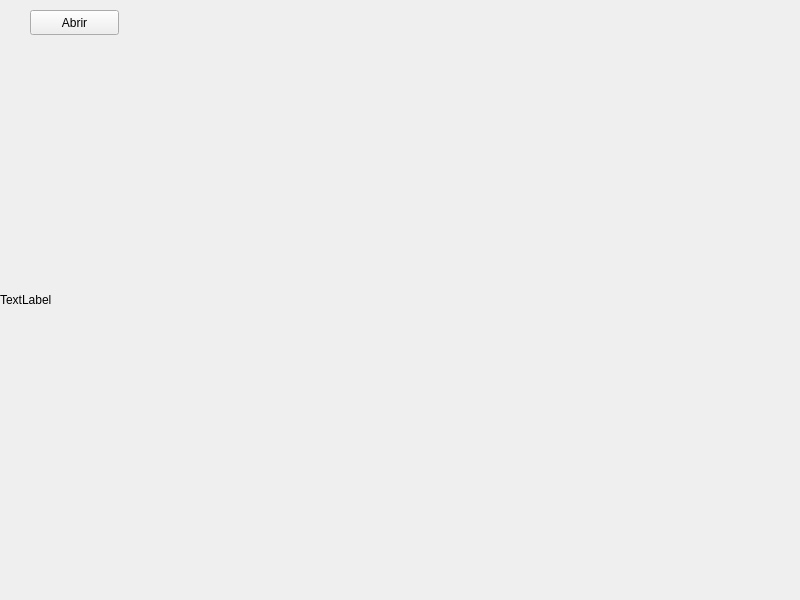
<?xml version="1.0" encoding="UTF-8"?>
<ui version="4.0">
 <class>MainWindow</class>
 <widget class="QMainWindow" name="MainWindow">
  <property name="geometry">
   <rect>
    <x>0</x>
    <y>0</y>
    <width>800</width>
    <height>600</height>
   </rect>
  </property>
  <property name="windowTitle">
   <string>MainWindow</string>
  </property>
  <widget class="QWidget" name="centralwidget">
   <widget class="QLabel" name="label">
    <property name="geometry">
     <rect>
      <x>0</x>
      <y>0</y>
      <width>800</width>
      <height>600</height>
     </rect>
    </property>
    <property name="text">
     <string>TextLabel</string>
    </property>
   </widget>
   <widget class="QPushButton" name="pushButton">
    <property name="geometry">
     <rect>
      <x>30</x>
      <y>10</y>
      <width>89</width>
      <height>25</height>
     </rect>
    </property>
    <property name="text">
     <string>Abrir</string>
    </property>
   </widget>
  </widget>
 </widget>
 <resources/>
 <connections/>
</ui>
